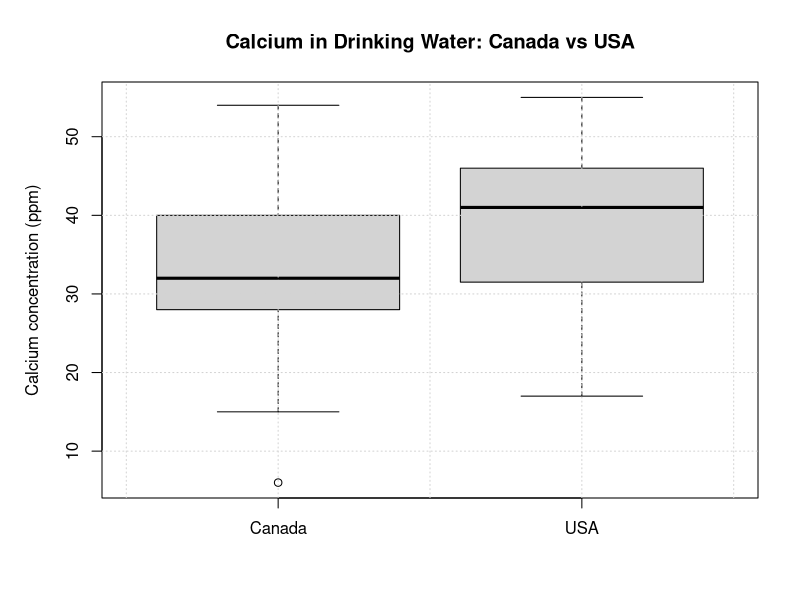
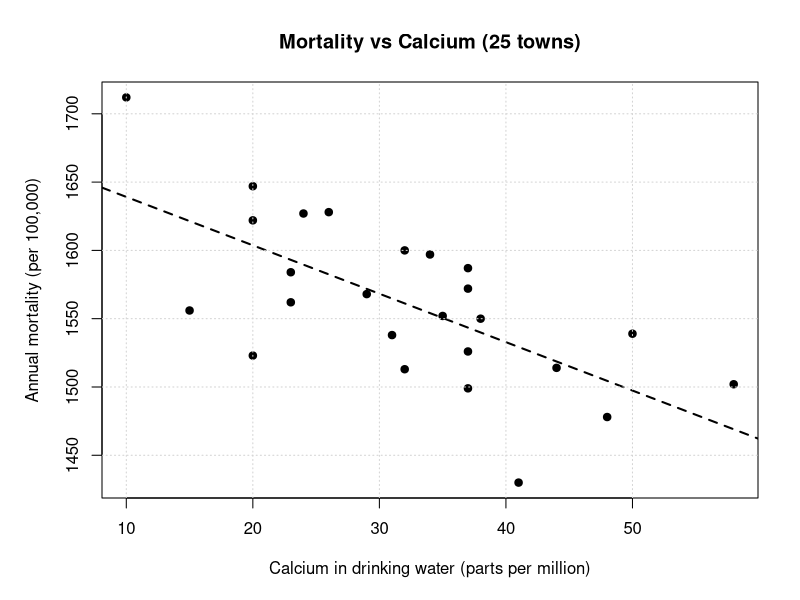

These figures' R source, in order:

# Project setup
k <- 62  # assigned seed for project
set.seed(k)

dir.create("data", recursive = TRUE, showWarnings = FALSE)
dir.create("results/figures", recursive = TRUE, showWarnings = FALSE)

# Setting up csv files compiled externally
need <- c("data/x_canada.csv", "data/y_usa.csv", "data/mortality_calcium_25towns.csv")
missing <- need[!file.exists(need)]
if (length(missing)) {
  stop(
    "Missing input files:\n",
    paste0(" - ", missing, collapse = "\n"),
    "\nPlace them in the paths shown and re-run."
  )
}

# Load the data
# Part A data: two independent samples of calcium concentration
x_can <- read.csv("data/x_canada.csv", header = TRUE, check.names = FALSE)[[1]]
y_usa <- read.csv("data/y_usa.csv",   header = TRUE, check.names = FALSE)[[1]]

# Part B data: paired rows for mortality and calcium for 25 towns
m1 <- read.csv("data/mortality_calcium_25towns.csv", header = TRUE, check.names = FALSE)
if (ncol(m1) < 2) stop("Expected two columns in mortality_calcium_25towns.csv: mortality, calcium")
mortality <- m1[[1]]
calcium   <- m1[[2]]

# Part A: Compare means
# Aim: Test if mean calcium in Canada equals mean calcium in USA.
# Hypotheses:
#   H0: mu_CAN - mu_USA = 0
#   H1: mu_CAN - mu_USA != 0
# Test: Welch two-sample t-test (allows unequal variances), alpha = 0.05.
# Assumptions: independent random samples, and each sample is approximately normal.
#   We check approximate normality with Shapiro-Wilk (n=20 per group).

shap_can <- tryCatch(shapiro.test(x_can), error = function(e) NULL)
shap_usa <- tryCatch(shapiro.test(y_usa), error = function(e) NULL)

t_welch <- t.test(x_can, y_usa, alternative = "two.sided", var.equal = FALSE, conf.level = 0.95)
mean_diff <- mean(x_can) - mean(y_usa)

# Boxplot for visualisation
png("results/figures/boxplot_calcium_by_country.png", width = 900, height = 650, res = 120)
par(mar = c(5,5,4,2) + 0.1)
boxplot(list(Canada = x_can, USA = y_usa),
        ylab = "Calcium concentration (ppm)",
        main = "Calcium in Drinking Water: Canada vs USA")
grid()
dev.off()

# Part B: Mortality vs Calcium
# (a) Scatter plot with fitted least-squares line
png("results/figures/scatter_mortality_calcium.png", width = 900, height = 650, res = 120)
par(mar = c(5,5,4,2) + 0.1)
plot(calcium, mortality,
     xlab = "Calcium in drinking water (parts per million)",
     ylab = "Annual mortality (per 100,000)",
     main = "Mortality vs Calcium (25 towns)",
     pch = 19)
abline(lm(mortality ~ calcium), lty = 2, lwd = 2)
grid()
dev.off()

# (b) Test H0: rho = 0 vs H1: rho != 0 using Pearson correlation
cor_pearson <- cor.test(mortality, calcium, method = "pearson")

# (c) Regression of mortality on calcium, and 95% prediction interval at calcium = 40 parts per million
fit <- lm(mortality ~ calcium)
pred40 <- predict(fit, newdata = data.frame(calcium = 40),
                  interval = "prediction", level = 0.95)

# Reliability note: report whether x=40 is inside observed range
calcium_range <- range(calcium, na.rm = TRUE)
inside_range <- (40 >= calcium_range[1] && 40 <= calcium_range[2])

# -------------------------- Report (plain text) ------------------------------
sink("results/summary.txt"); on.exit(sink(), add = TRUE)

cat("Statistics project on Water hardness and mortality\n")
cat("Author: Ethan Milne   |   k =", k, "\n\n")

cat("Q1. How to obtain random samples\n")
cat(" - Define sampling frame: list of all large towns in Canada and in the USA.\n")
cat(" - Use simple random sampling (already done externally) to select 20 towns per country, each town equally likely.\n")
cat(" - Collect drinking water samples in the same way at each selected town, then measure calcium levels (parts per million).\n\n")

cat("Q2. Compare calcium means in Canada vs USA\n")
cat("Hypotheses: H0: mu_CAN - mu_USA = 0 ; H1: not equal\n")
cat(sprintf("Mean(Canada) = %.3f ppm; SD = %.3f; n = %d\n", mean(x_can), sd(x_can), length(x_can)))
cat(sprintf("Mean(USA)    = %.3f ppm; SD = %.3f; n = %d\n", mean(y_usa), sd(y_usa), length(y_usa)))
cat(sprintf("Mean difference (CAN - USA) = %.3f ppm\n", mean_diff))
cat(sprintf("Welch t-test: t = %.3f, df = %.1f, p = %.4f; 95%% CI: [%.3f, %.3f]\n",
            unname(t_welch$statistic), unname(t_welch$parameter), t_welch$p.value,
            t_welch$conf.int[1], t_welch$conf.int[2]))
if (!is.null(shap_can) && !is.null(shap_usa)) {
  cat(sprintf("Normality checks (Shapiro-Wilk): Canada p = %.3f, USA p = %.3f (p>0.05 supports approximate normality).\n",
              shap_can$p.value, shap_usa$p.value))
}
cat("Conclusion: At alpha = 0.05, ")
if (t_welch$p.value < 0.05) {
  cat("reject H0, there is evidence of a difference in mean calcium between Canada and the USA.\n\n")
} else {
  cat("fail to reject H0, insufficient evidence of a difference in mean calcium between Canada and the USA.\n\n")
}

cat("Q3. Mortality vs Calcium (n = 25 towns)\n")
cat("(a) Scatter plot saved to results/figures/scatter_mortality_calcium.png\n")
cat(sprintf("(b) Pearson correlation: r = %.3f, p = %.4f (H0: rho = 0)\n",
            unname(cor_pearson$estimate), cor_pearson$p.value))
cat("Interpretation: p<0.05 indicates evidence of linear association; sign of r shows direction.\n")
cat("(c) Linear regression of mortality on calcium:\n")
s <- summary(fit)
cat(sprintf("  mortality = %.3f + (%.3f) * calcium\n",
            coef(fit)[1], coef(fit)[2]))
cat(sprintf("  Slope p-value = %.4f; R-squared = %.3f\n",
            s$coefficients["calcium","Pr(>|t|)"], s$r.squared))
cat(sprintf("  Prediction at calcium = 40 ppm (95%% PI): fit = %.2f, lower = %.2f, upper = %.2f\n",
            pred40[1], pred40[2], pred40[3]))
cat(sprintf("  Reliability note: 40 ppm is %s the observed calcium range [%.1f, %.1f].\n",
            if (inside_range) "inside" else "outside", calcium_range[1], calcium_range[2]))
cat("  Predictions are more reliable for towns with calcium within the observed range and when residuals are roughly normal and spread is consistent.\n\n")

cat("Files written:\n")
cat(" - results/figures/boxplot_calcium_by_country.png\n")
cat(" - results/figures/scatter_mortality_calcium.png\n")
cat(" - results/summary.txt\n")
sink()


